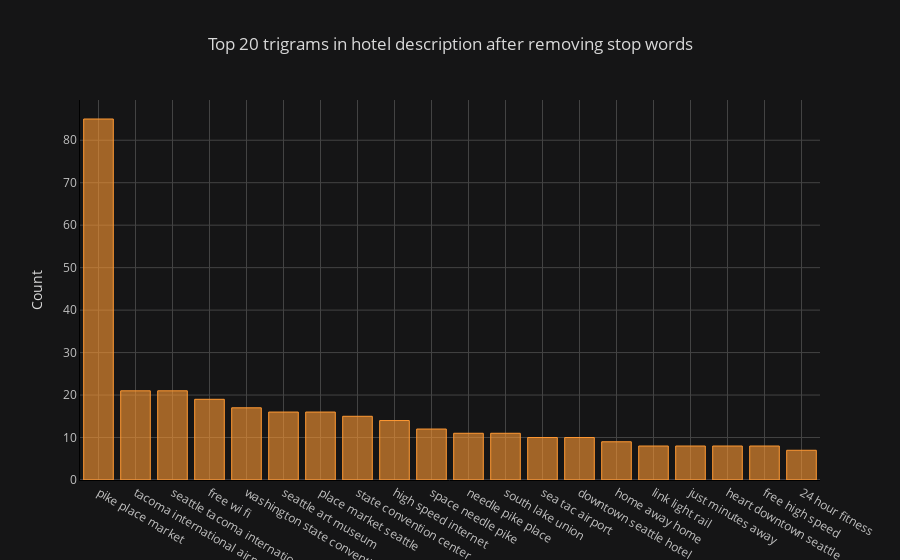

The code cell stored with this chart in its notebook:
### Code cell
def get_top_n_trigram(corpus, n=None):
    vec = CountVectorizer(ngram_range=(3, 3), stop_words='english').fit(corpus)
    bag_of_words = vec.transform(corpus)
    sum_words = bag_of_words.sum(axis=0) 
    words_freq = [(word, sum_words[0, idx]) for word, idx in vec.vocabulary_.items()]
    words_freq =sorted(words_freq, key = lambda x: x[1], reverse=True)
    return words_freq[:n]
common_words = get_top_n_trigram(df['desc'], 20)
df6 = pd.DataFrame(common_words, columns = ['desc' , 'count'])
df6.groupby('desc').sum()['count'].sort_values(ascending=False).iplot(kind='bar', yTitle='Count', linecolor='black', title='Top 20 trigrams in hotel description after removing stop words')

### Figure 1 — Plotly figure (JSON) as saved in the notebook; plotly's stock layout.template omitted (floating-point values rounded to 4 significant figures)
{"data": [{"name": "count", "uid": "cc4b5695-7ba1-40fb-a9fe-54fd7eed8265", "text": "", "y": [85, 21, 21, 19, 17, 16, 16, 15, 14, 12, 11, 11, 10, 10, 9, 8, 8, 8, 8, 7], "marker": {"color": "rgba(255, 153, 51, 0.6)", "line": {"color": "rgba(255, 153, 51, 1.0)", "width": 1}}, "x": ["pike place market", "tacoma international airport", "seattle tacoma international", "free wi fi", "washington state convention", "seattle art museum", "place market seattle", "state convention center", "high speed internet", "space needle pike", "needle pike place", "south lake union", "sea tac airport", "downtown seattle hotel", "home away home", "link light rail", "just minutes away", "heart downtown seattle", "free high speed", "24 hour fitness"], "type": "bar", "orientation": "v"}], "layout": {"yaxis": {"tickfont": {"color": "#C2C2C2"}, "title": {"text": "Count", "font": {"color": "#D9D9D9"}}, "showgrid": true, "zerolinecolor": "#666570", "gridcolor": "#434343", "linecolor": "black"}, "paper_bgcolor": "#151516", "plot_bgcolor": "#151516", "title": {"text": "Top 20 trigrams in hotel description after removing stop words", "font": {"color": "#D9D9D9"}}, "xaxis": {"tickfont": {"color": "#C2C2C2"}, "title": {"text": "", "font": {"color": "#D9D9D9"}}, "showgrid": true, "zerolinecolor": "#666570", "gridcolor": "#434343", "linecolor": "black"}, "legend": {"bgcolor": "#151516", "font": {"color": "#D9D9D9"}}}}
